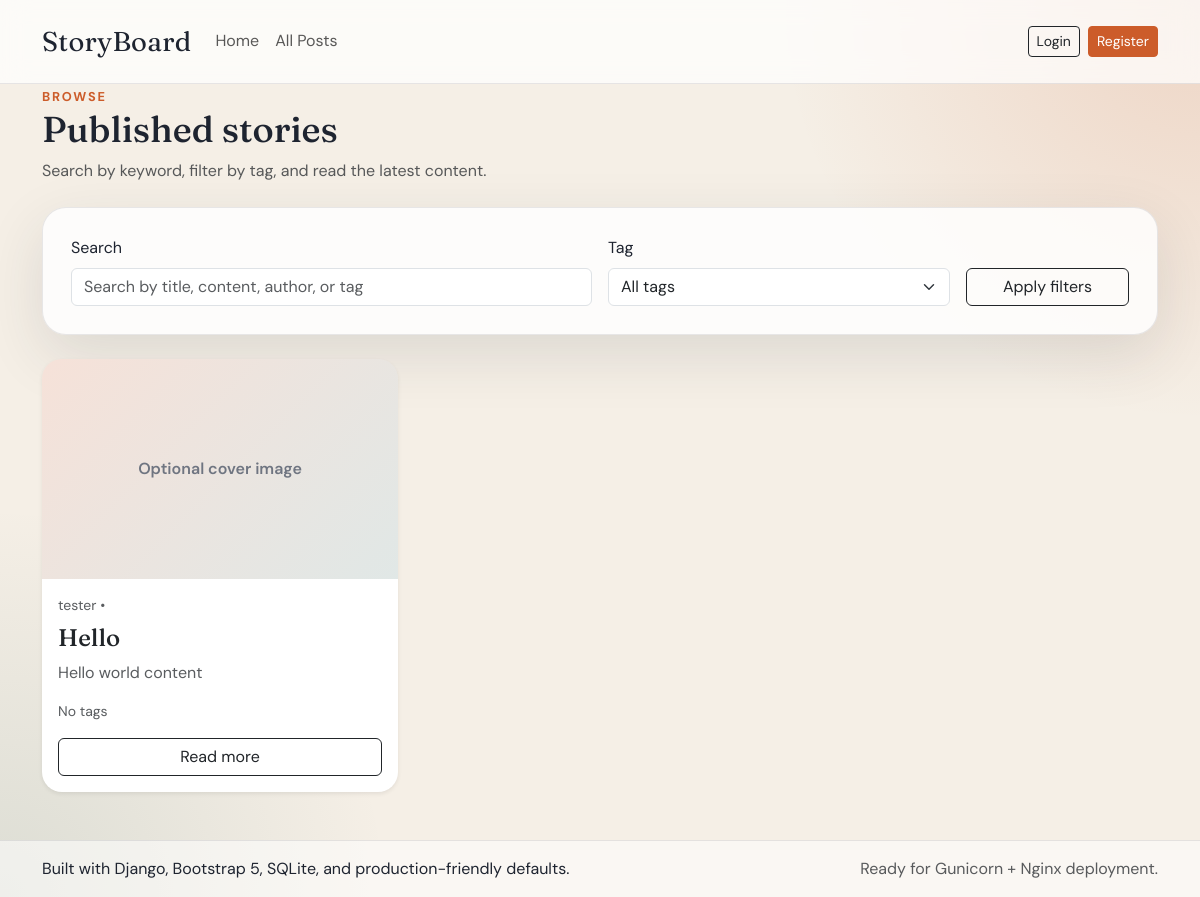
The app's page /posts/, older data.
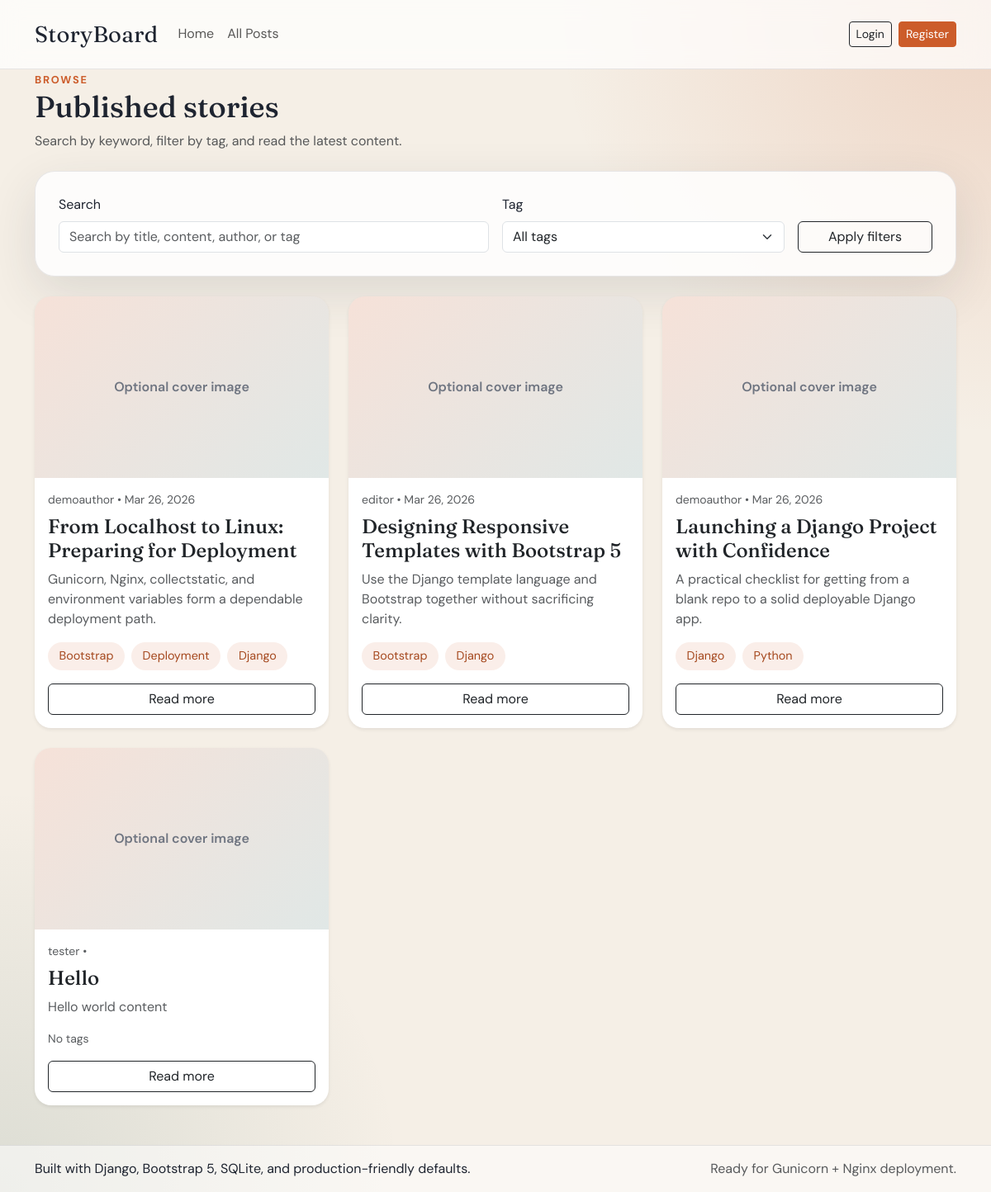
The same page, newer data.
### apps/blog/models.py (models this page shows, shortened)
class Post(models.Model):
    class Status(models.TextChoices):
        DRAFT = "draft", "Draft"
        PUBLISHED = "published", "Published"
    title = models.CharField(max_length=200)
    slug = models.SlugField(max_length=220, unique=True, blank=True)
    excerpt = models.CharField(max_length=250, blank=True)
    content = models.TextField()
    author = models.ForeignKey(
        settings.AUTH_USER_MODEL,
        on_delete=models.CASCADE,
        related_name="blog_posts",
    )
    status = models.CharField(
        max_length=10,
        choices=Status.choices,
        default=Status.DRAFT,
    )
    published_at = models.DateTimeField(blank=True, null=True)
    tags = models.ManyToManyField(Tag, related_name="posts", blank=True)
    created_at = models.DateTimeField(auto_now_add=True)
    updated_at = models.DateTimeField(auto_now=True)
    cover_image = models.ImageField(upload_to="covers/", blank=True, null=True)
    class Meta:
        ordering = ["-published_at", "-created_at"]

class Tag(models.Model):
    name = models.CharField(max_length=50, unique=True)
    slug = models.SlugField(max_length=60, unique=True, blank=True)
    class Meta:
        ordering = ["name"]

### apps/users/models.py (models this page shows, shortened)
class User(AbstractUser):
    bio = models.TextField(blank=True)

### apps/blog/views.py (the view, shortened to what this page needs)
# urls.py: path("posts/", PostListView.as_view(), name="post_list"),
class PostListView(ListView):
    model = Post
    template_name = "blog/post_list.html"
    context_object_name = "posts"
    paginate_by = 6
    def get_queryset(self):
        queryset = (
            Post.objects.filter(status=Post.Status.PUBLISHED)
            .select_related("author")
            .prefetch_related("tags")
        )
        query = self.request.GET.get("q", "").strip()
        tag_slug = self.request.GET.get("tag", "").strip()
        if tag_slug:
            queryset = queryset.filter(tags__slug=tag_slug)
        return queryset
    def get_context_data(self, **kwargs):
        context = super().get_context_data(**kwargs)
        context["tag_list"] = Tag.objects.all()
        context["current_query"] = self.request.GET.get("q", "").strip()
        context["current_tag"] = self.request.GET.get("tag", "").strip()
        return context

### templates/blog/post_list.html (shortened to what this page needs)
{% extends "base.html" %}
{% block content %}
  <section class="page-header mb-4">
    <div class="d-flex flex-column flex-lg-row justify-content-between align-items-lg-end gap-3">
      <div>
        <span class="eyebrow">Browse</span>
        <h1 class="section-title mb-2">Published stories</h1>
        <p class="text-muted mb-0">Search by keyword, filter by tag, and read the latest content.</p>
      </div>
    </div>
  </section>
  <section class="filter-panel mb-4">
    <form method="get" class="row g-3 align-items-end">
      <div class="col-lg-6">
        <label for="id_q" class="form-label">Search</label>
        <input
          id="id_q"
          type="text"
          name="q"
          value="{{ current_query }}"
          class="form-control"
          placeholder="Search by title, content, author, or tag"
        />
      </div>
      <div class="col-lg-4">
        <label for="id_tag" class="form-label">Tag</label>
        <select id="id_tag" name="tag" class="form-select">
          <option value="">All tags</option>
        </select>
      </div>
      <div class="col-lg-2 d-grid">
        <button type="submit" class="btn btn-outline-dark">Apply filters</button>
      </div>
    </form>
  </section>
  <div class="row g-4">
    {% for post in posts %}
      <div class="col-md-6 col-xl-4">
        <article class="card border-0 shadow-sm h-100 story-card">
          {% if post.cover_image %}
            <img src="{{ post.cover_image.url }}" class="card-img-top story-image" alt="{{ post.title }}" />
          {% else %}
            <div class="story-image-placeholder">Optional cover image</div>
          {% endif %}
          <div class="card-body d-flex flex-column">
            <p class="small text-muted mb-2">
              {{ post.author.username }} • {{ post.published_at|date:"M j, Y" }}
            </p>
            <h2 class="h4 card-title">{{ post.title }}</h2>
            <p class="card-text text-muted">{{ post.excerpt|default:post.content|truncatechars:150 }}</p>
            <div class="d-flex flex-wrap gap-2 mb-3">
              {% for tag in post.tags.all %}
                <a href="{% url 'post_list' %}?tag={{ tag.slug }}" class="tag-pill">{{ tag.name }}</a>
              {% empty %}
                <span class="text-muted small">No tags</span>
              {% endfor %}
            </div>
            <a href="{% url 'post_detail' post.slug %}" class="btn btn-outline-dark mt-auto">Read more</a>
          </div>
        </article>
      </div>
    {% endfor %}
  </div>
{% endblock %}

### templates/base.html (shortened to what this page needs)
{% load static %}
<!doctype html>
<html lang="en">
  <head>
    <link
      href="https://cdn.jsdelivr.net/npm/bootstrap@5.3.3/dist/css/bootstrap.min.css"
      rel="stylesheet"
    />
    <link rel="stylesheet" href="{% static 'css/style.css' %}" />
  </head>
  <body>
    <div class="site-shell">
      <nav class="navbar navbar-expand-lg navbar-light py-3">
        <div class="container">
          <a class="navbar-brand brand-wordmark" href="{% url 'home' %}">StoryBoard</a>
          <div class="collapse navbar-collapse" id="siteNav">
            <ul class="navbar-nav me-auto mb-2 mb-lg-0">
              <li class="nav-item">
                <a class="nav-link" href="{% url 'home' %}">Home</a>
              </li>
              <li class="nav-item">
                <a class="nav-link" href="{% url 'post_list' %}">All Posts</a>
              </li>
            </ul>
            <div class="d-flex align-items-center gap-2">
              {% if user.is_authenticated %}
                <span class="small text-muted">Signed in as {{ user.username }}</span>
                <form method="post" action="{% url 'logout' %}">
                  {% csrf_token %}
                  <button type="submit" class="btn btn-outline-dark btn-sm">Logout</button>
                </form>
              {% else %}
                <a href="{% url 'login' %}" class="btn btn-outline-dark btn-sm">Login</a>
                <a href="{% url 'register' %}" class="btn btn-accent btn-sm">Register</a>
              {% endif %}
            </div>
          </div>
        </div>
      </nav>
      <main class="pb-5">
        <div class="container">
          {% block content %}{% endblock %}
        </div>
      </main>
      <footer class="site-footer">
        <div class="container d-flex flex-column flex-md-row justify-content-between gap-2">
          <p class="mb-0">Built with Django, Bootstrap 5, SQLite, and production-friendly defaults.</p>
          <p class="mb-0 text-muted">Ready for Gunicorn + Nginx deployment.</p>
        </div>
      </footer>
    </div>
  </body>
</html>

### static/css/style.css (style rules this page uses)
:root { --bg: #f5efe6; --surface: rgba(255, 255, 255, 0.82); --surface-strong: #ffffff; --ink: #1e2430; --muted: #6f7581; --accent: #cc5c2a; --accent-dark: #a5481e; --border: rgba(30, 36, 48, 0.1); --shadow: 0 20px 60px rgba(39, 48, 61, 0.12); }
body { background: radial-gradient(circle at top right, rgba(204, 92, 42, 0.18), transparent 28%), radial-gradient(circle at bottom left, rgba(39, 89, 79, 0.12), transparent 26%), var(--bg); color: var(--ink); font-family: "DM Sans", sans-serif; min-height: 100vh; }
h1, h2, h3, h4, h5, h6, .brand-wordmark { font-family: "Fraunces", serif; }
.site-shell { min-height: 100vh; display: flex; flex-direction: column; }
main { flex: 1; }
.navbar { background: rgba(255, 255, 255, 0.72); backdrop-filter: blur(14px); border-bottom: 1px solid var(--border); }
.brand-wordmark { color: var(--ink); font-size: 1.7rem; letter-spacing: 0.01em; }
.btn-accent { background: var(--accent); border-color: var(--accent); color: #fff; }
.hero-panel, .filter-panel, .auth-card, .detail-card, .hero-card { background: var(--surface); border: 1px solid var(--border); border-radius: 1.5rem; box-shadow: var(--shadow); }
.hero-card, .auth-card, .detail-card, .filter-panel { padding: 1.75rem; }
.section-heading, .page-header { margin-bottom: 1.5rem; }
.eyebrow { color: var(--accent); font-size: 0.8rem; font-weight: 700; letter-spacing: 0.14em; text-transform: uppercase; }
.section-title { font-size: clamp(2rem, 3vw, 3rem); }
.story-card, .featured-story { background: var(--surface-strong); border-radius: 1.25rem; overflow: hidden; }
.story-card { transition: transform 0.2s ease, box-shadow 0.2s ease; }
.story-image-placeholder { min-height: 220px; display: grid; place-items: center; background: linear-gradient(135deg, rgba(204, 92, 42, 0.18), rgba(39, 89, 79, 0.14)); color: var(--muted); font-weight: 600; }
.tag-pill { display: inline-flex; align-items: center; justify-content: center; padding: 0.4rem 0.85rem; border-radius: 999px; background: rgba(204, 92, 42, 0.1); color: var(--accent-dark); font-size: 0.9rem; text-decoration: none; }
.site-footer { margin-top: auto; border-top: 1px solid var(--border); background: rgba(255, 255, 255, 0.55); padding: 1rem 0; }

Row changes from the older to the newer data that the page shows:
added Post: cover_image "Optional cover image", author.username "demoauthor", published_at "Mar 26, 2026", title "From Localhost to Linux: Preparing for Deployment", excerpt "Gunicorn, Nginx, collectstatic, and environment variables form a dependable deployment path."
added Tag: name "Bootstrap"
added Tag: name "Deployment", shown under "demoauthor"
added Tag: name "Django"
added Post: cover_image "Optional cover image", author.username "editor", published_at "Mar 26, 2026", title "Designing Responsive Templates with Bootstrap 5", excerpt "Use the Django template language and Bootstrap together without sacrificing clarity."
added Post: cover_image "Optional cover image", author.username "demoauthor", published_at "Mar 26, 2026", title "Launching a Django Project with Confidence", excerpt "A practical checklist for getting from a blank repo to a solid deployable Django app."
added Tag: name "Python", shown under "demoauthor"
